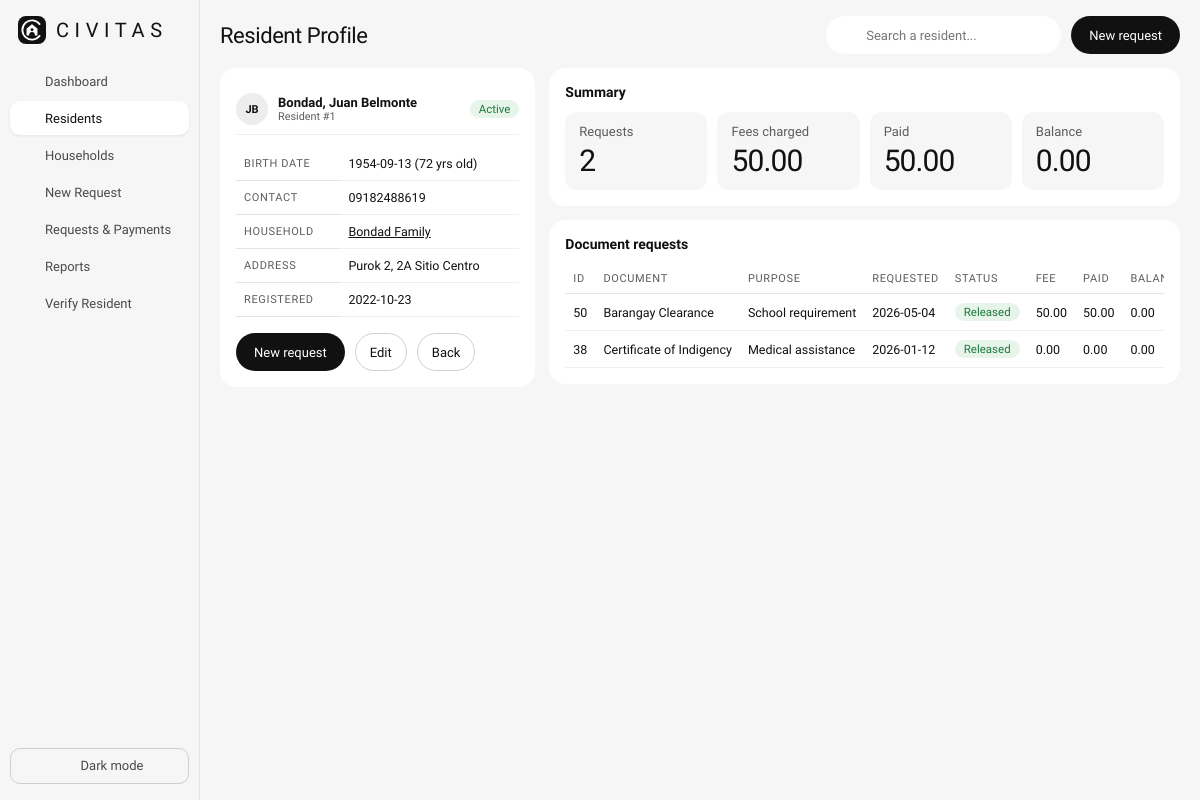
Page /resident.php?id=1 on the committed database.
### tables this page shows
CREATE TABLE `resident` (
  `resident_id` int(11) NOT NULL,
  `household_id` int(11) NOT NULL,
  `last_name` varchar(50) NOT NULL,
  `first_name` varchar(50) NOT NULL,
  `middle_name` varchar(50) NOT NULL DEFAULT '',
  `birth_date` date NOT NULL,
  `contact_number` varchar(20) DEFAULT NULL,
  `status` varchar(20) NOT NULL DEFAULT 'Active',
  `date_registered` date NOT NULL DEFAULT curdate()
);

CREATE TABLE `household` (
  `household_id` int(11) NOT NULL,
  `purok_id` int(11) NOT NULL,
  `household_name` varchar(100) NOT NULL,
  `house_number` varchar(20) NOT NULL,
  `street` varchar(100) NOT NULL
);

CREATE TABLE `purok` (
  `purok_id` int(11) NOT NULL,
  `barangay_id` int(11) NOT NULL,
  `purok_name` varchar(50) NOT NULL
);

CREATE TABLE `documentrequest` (
  `request_id` int(11) NOT NULL,
  `resident_id` int(11) NOT NULL,
  `doctype_id` int(11) NOT NULL,
  `purpose` varchar(150) NOT NULL,
  `fee_charged` decimal(10,2) NOT NULL,
  `request_date` date NOT NULL,
  `status` varchar(20) NOT NULL DEFAULT 'Pending',
  `release_date` date DEFAULT NULL
);

### web/db.php (called while the page is built, shortened)
<?php
function h($text)
{
    return htmlspecialchars((string) $text);
}

### web/resident.php (the view, shortened to what this page needs)
<?php
include "db.php";
$id = (int) ($_GET['id'] ?? 0);
$stmt = $conn->prepare("SELECT r.resident_id, r.last_name, r.first_name, r.middle_name, r.birth_date,
        r.contact_number, r.status, r.date_registered, h.household_id, h.household_name,
        h.house_number, h.street, p.purok_name
    FROM Resident r
    JOIN Household h ON h.household_id = r.household_id
    JOIN Purok p ON p.purok_id = h.purok_id
    WHERE r.resident_id = ?");
$stmt->bind_param("i", $id);
$stmt->execute();
$res = $stmt->get_result()->fetch_assoc();
$requests = [];
$totals = ['count' => 0, 'fees' => 0, 'paid' => 0, 'balance' => 0];
$age = null;
if ($res) {
    $age = (new DateTime($res['birth_date']))->diff(new DateTime('today'))->y;
    $stmt = $conn->prepare("SELECT request_id, type_name, purpose, status, request_date, release_date,
            fee_charged, total_paid, balance
        FROM vw_request_balances WHERE resident_id = ?
        ORDER BY request_date DESC, request_id DESC");
    $stmt->bind_param("i", $id);
    $stmt->execute();
    $requests = $stmt->get_result()->fetch_all(MYSQLI_ASSOC);
    foreach ($requests as $rq) {
        $totals['count']++;
        $totals['fees'] += $rq['fee_charged'];
        $totals['paid'] += $rq['total_paid'];
        $totals['balance'] += $rq['balance'];
    }
}
$title = $res ? "Resident Profile" : "Resident not found";
$active = "residents.php";
include "header.php";
?>
<?php if (!$res): ?>
    <div class="card">
        <h3>Resident not found</h3>
        <p class="sub">There is no resident with ID <?= (int) $id ?>.</p>
        <a class="btn" href="residents.php">Back to residents</a>
    </div>
<?php else: ?>
<div class="row">
    <div class="col" style="flex:1; min-width:290px">
        <div class="card">
            <div class="li" style="margin-bottom:12px">
                <span class="av"><?= h(mb_substr($res['first_name'], 0, 1) . mb_substr($res['last_name'], 0, 1)) ?></span>
                <div>
                    <b><?= h($res['last_name'] . ', ' . $res['first_name'] . ' ' . $res['middle_name']) ?></b>
                    <small>Resident #<?= (int) $res['resident_id'] ?></small>
                </div>
                <?= badge($res['status']) ?>
            </div>
            <table>
                <tr><th>Birth date</th><td><?= h($res['birth_date']) ?> (<?= (int) $age ?> yrs old)</td></tr>
                <tr><th>Contact</th><td><?= h($res['contact_number'] ?? '-') ?></td></tr>
                <tr><th>Household</th><td><a href="households.php?view=<?= (int) $res['household_id'] ?>" style="color:inherit; font-weight:500"><?= h($res['household_name']) ?></a></td></tr>
                <tr><th>Address</th><td><?= h($res['purok_name'] . ', ' . $res['house_number'] . ' ' . $res['street']) ?></td></tr>
                <tr><th>Registered</th><td><?= h($res['date_registered']) ?></td></tr>
            </table>
            <div style="display:flex; gap:10px; margin-top:16px">
                <a class="btn" href="request_new.php">New request</a>
                <a class="btn s" style="height:38px" href="residents.php?edit=<?= (int) $res['resident_id'] ?>">Edit</a>
                <a class="btn s" style="height:38px" href="residents.php">Back</a>
            </div>
        </div>
    </div>
    <div class="col" style="flex:2; min-width:440px">
        <div class="card">
            <h3>Summary</h3>
            <div class="g">
                <div class="stat"><span>Requests</span><b><?= $totals['count'] ?></b></div>
                <div class="stat"><span>Fees charged</span><b><?= number_format($totals['fees'], 2) ?></b></div>
                <div class="stat"><span>Paid</span><b><?= number_format($totals['paid'], 2) ?></b></div>
                <div class="stat"><span>Balance</span><b><?= number_format($totals['balance'], 2) ?></b></div>
            </div>
        </div>
        <div class="card">
            <h3>Document requests</h3>
            <?php if (count($requests) === 0): ?>
                <p class="sub">This resident has no document requests yet.</p>
            <?php else: ?>
                <div class="tw">
                    <table>
                        <tr>
                            <th>ID</th><th>Document</th><th>Purpose</th><th>Requested</th><th>Status</th>
                            <th>Fee</th><th>Paid</th><th>Balance</th><th>Payment</th>
                        </tr>
                        <?php foreach ($requests as $rq): ?>
                            <tr>
                                <td><?= (int) $rq['request_id'] ?></td>
                                <td><?= h($rq['type_name']) ?></td>
                                <td><?= h($rq['purpose']) ?></td>
                                <td><?= h($rq['request_date']) ?></td>
                                <td><?= badge($rq['status']) ?></td>
                                <td><?= number_format($rq['fee_charged'], 2) ?></td>
                                <td><?= number_format($rq['total_paid'], 2) ?></td>
                                <td><?= number_format($rq['balance'], 2) ?></td>
                            </tr>
                        <?php endforeach; ?>
                    </table>
                </div>
            <?php endif; ?>
        </div>
    </div>
</div>
<?php endif; ?>
<?php include "footer.php"; ?>

### web/header.php (shortened to what this page needs)
<?php
$icons = [
    'grid'   => '<rect width="7" height="7" x="3" y="3" rx="1"/><rect width="7" height="7" x="14" y="3" rx="1"/><rect width="7" height="7" x="14" y="14" rx="1"/><rect width="7" height="7" x="3" y="14" rx="1"/>',
    'users'  => '<path d="M16 21v-2a4 4 0 0 0-4-4H6a4 4 0 0 0-4 4v2"/><circle cx="9" cy="7" r="4"/><path d="M22 21v-2a4 4 0 0 0-3-3.87"/><path d="M16 3.13a4 4 0 0 1 0 7.75"/>',
    'plus'   => '<path d="M15 2H6a2 2 0 0 0-2 2v16a2 2 0 0 0 2 2h12a2 2 0 0 0 2-2V7Z"/><path d="M14 2v4a2 2 0 0 0 2 2h4"/><path d="M12 18v-6"/><path d="M9 15h6"/>',
    'wallet' => '<path d="M19 7V4a1 1 0 0 0-1-1H5a2 2 0 0 0 0 4h15a1 1 0 0 1 1 1v4h-3a2 2 0 0 0 0 4h3a1 1 0 0 0 1-1v-2a1 1 0 0 0-1-1"/><path d="M3 5v14a2 2 0 0 0 2 2h15a1 1 0 0 0 1-1v-4"/>',
    'bar'    => '<path d="M3 3v18h18"/><path d="M18 17V9"/><path d="M13 17V5"/><path d="M8 17v-3"/>',
    'check'  => '<path d="M3.85 8.62a4 4 0 0 1 4.78-4.77 4 4 0 0 1 6.74 0 4 4 0 0 1 4.78 4.78 4 4 0 0 1 0 6.74 4 4 0 0 1-4.77 4.78 4 4 0 0 1-6.75 0 4 4 0 0 1-4.78-4.77 4 4 0 0 1 0-6.76Z"/><path d="m9 12 2 2 4-4"/>',
    'search' => '<circle cx="11" cy="11" r="8"/><path d="m21 21-4.3-4.3"/>',
    'moon'   => '<path d="M12 3a6 6 0 0 0 9 9 9 9 0 1 1-9-9Z"/>',
    'sun'    => '<circle cx="12" cy="12" r="4"/><path d="M12 2v2"/><path d="M12 20v2"/><path d="m4.93 4.93 1.41 1.41"/><path d="m17.66 17.66 1.41 1.41"/><path d="M2 12h2"/><path d="M20 12h2"/><path d="m6.34 17.66-1.41 1.41"/><path d="m19.07 4.93-1.41 1.41"/>',
    'home'   => '<path d="M15 21v-8a1 1 0 0 0-1-1h-4a1 1 0 0 0-1 1v8"/><path d="M3 10a2 2 0 0 1 .709-1.528l7-5.999a2 2 0 0 1 2.582 0l7 5.999A2 2 0 0 1 21 10v9a2 2 0 0 1-2 2H5a2 2 0 0 1-2-2z"/>',
];
$menu = [
    'index.php'       => ['Dashboard', 'grid'],
    'residents.php'   => ['Residents', 'users'],
    'households.php'  => ['Households', 'home'],
    'request_new.php' => ['New Request', 'plus'],
    'requests.php'    => ['Requests & Payments', 'wallet'],
    'reports.php'     => ['Reports', 'bar'],
    'verify.php'      => ['Verify Resident', 'check'],
];
function icon($name)
{
    global $icons;
    return '<svg class="i" viewBox="0 0 24 24" aria-hidden="true">' . $icons[$name] . '</svg>';
}
function badge($status)
{
    $colors = [
        'Active'      => 'a',
        'Released'    => 'a',
        'Pending'     => 'p',
        'Inactive'    => 'p',
        'Processing'  => 'r',
        'Transferred' => 'r',
        'Deceased'    => 'x',
        'Paid'        => 'a',
        'Partial'     => 'p',
        'Unpaid'      => 'x',
        'No fee'      => 'r',
        'Verified'    => 'a',
        'Not verified' => 'x',
    ];
    $class = $colors[$status] ?? 'r';
    return '<span class="tag ' . $class . '">' . htmlspecialchars($status) . '</span>';
}
?>
<!doctype html>
<html lang="en">
<head>
    <link rel="stylesheet" href="css/style.css?v=<?= filemtime(__DIR__ . '/css/style.css') ?>">
</head>
<body>
<div class="app">
    <nav class="sb">
        <a class="logo" href="index.php">
            <img src="images/civitas-mark.svg" alt=""><span style="margin-right:-0.28em">Civitas</span>
        </a>
        <?php foreach ($menu as $file => [$label, $iconName]): ?>
            <a href="<?= $file ?>" class="<?= $active === $file ? 'on' : '' ?>">
                <?= icon($iconName) ?><?= htmlspecialchars($label) ?>
            </a>
        <?php endforeach; ?>
        <button class="theme" id="theme-toggle" type="button">
            <span class="to-dark" style="justify-content:center"><?= icon('moon') ?>Dark mode</span>
        </button>
    </nav>
    <main class="main">
        <div class="top">
            <h2><?= htmlspecialchars($title) ?></h2>
            <form class="sr" action="verify.php" method="get">
                <?= icon('search') ?>
                <input name="q" placeholder="Search a resident..." aria-label="Search a resident">
            </form>
            <a class="btn" href="request_new.php">New request</a>
        </div>

### web/footer.php (shortened to what this page needs)
</main>
</div>
</body>
</html>

### web/css/style.css (style rules this page uses)
:root { --shell: #f6f6f6; --card: #ffffff; --ink: #111111; --on-ink: #ffffff; --muted: #5c5c5c; --text-2: #4a4a4a; --label: #333333; --line: #e4e4e4; --line-soft: #f0f0f0; --chip: #ededed; --bar: #dadada; --field-bg: #ffffff; --field-border: #bdbdbd; --btn-border: #cfcfcf; --shadow: rgba(0, 0, 0, 0.08); --ok: #1e7a3c; --ok-bg: #e6f4ea; --warn: #9a5b00; --warn-bg: #fff1d6; --bad: #b3261e; --bad-bg: #fce8e6; --font: "Geist", system-ui, "Segoe UI", Arial, sans-serif; color-scheme: light; }
* { box-sizing: border-box; }
html, body { height: 100%; margin: 0; }
body { background: var(--shell); color: var(--ink); font-family: var(--font); font-size: 13px; font-variant-numeric: tabular-nums; }
.app { display: flex; min-height: 100vh; }
.sb { display: flex; flex-direction: column; position: sticky; top: 0; flex-shrink: 0; width: 200px; height: 100vh; padding: 16px 10px; overflow-y: auto; border-right: 1px solid var(--line); }
.main { flex: 1; min-width: 0; padding: 16px 20px; }
.top { display: flex; align-items: center; flex-wrap: wrap; gap: 10px; margin-bottom: 14px; }
.top h2 { flex: 1; margin: 0; font-size: 22px; font-weight: 500; letter-spacing: -0.02em; }
.row { display: flex; align-items: flex-start; flex-wrap: wrap; gap: 14px; }
.col { display: flex; flex-direction: column; gap: 14px; }
.sb .logo { display: flex; align-items: left; justify-content: left; gap: 10px; margin: 0 8px 20px; padding: 0; color: var(--ink); }
.logo img { height: 28px; }
.logo span { font-size: 20px; font-weight: 300; letter-spacing: 0.28em; margin-right: -0.28em; text-transform: uppercase; }
.sb a { display: flex; align-items: center; gap: 9px; margin-bottom: 3px; padding: 9px 10px; border-radius: 10px; color: var(--text-2); font-size: 13px; text-decoration: none; }
.sb a.on { background: var(--card); color: var(--ink); font-weight: 500; box-shadow: 0 1px 3px var(--shadow); }
svg.i { flex-shrink: 0; width: 16px; height: 16px; fill: none; stroke: currentColor; stroke-width: 1.6; stroke-linecap: round; stroke-linejoin: round; }
.sr { display: flex; align-items: center; gap: 8px; min-width: 220px; height: 38px; padding: 0 14px; border-radius: 99px; background: var(--card); color: var(--muted); }
.sr input { width: 100%; height: 34px; border: 0; outline: 0; background: transparent; color: var(--ink); font: inherit; }
.btn { display: inline-flex; align-items: center; height: 38px; padding: 0 18px; border: 0; border-radius: 99px; background: var(--ink); color: var(--on-ink); font: inherit; font-weight: 500; text-decoration: none; cursor: pointer; }
.btn.s { height: 32px; padding: 0 14px; border: 1px solid var(--btn-border); background: var(--card); color: var(--ink); }
.card { padding: 16px; border-radius: 16px; background: var(--card); }
.card h3 { margin: 0 0 12px; font-size: 14px; font-weight: 600; }
.g { display: grid; grid-template-columns: repeat(auto-fit, minmax(130px, 1fr)); gap: 10px; }
.stat { padding: 12px 14px; border-radius: 12px; background: var(--shell); }
.stat span { color: var(--muted); }
.stat b { display: block; margin-top: 4px; font-size: 30px; font-weight: 300; letter-spacing: -0.03em; }
.tw { overflow-x: auto; }
table { width: 100%; border-collapse: collapse; font-size: 12.5px; }
th { padding: 8px; border-bottom: 1px solid var(--line); color: var(--muted); font-size: 11px; font-weight: 500; letter-spacing: 0.06em; text-align: left; text-transform: uppercase; white-space: nowrap; }
td { padding: 9px 8px; border-bottom: 1px solid var(--line-soft); white-space: nowrap; }
.tag { display: inline-block; padding: 2px 9px; border-radius: 99px; font-size: 11.5px; font-weight: 500; }
.a { background: var(--ok-bg); color: var(--ok); }
.li { display: flex; align-items: center; gap: 10px; padding: 9px 0; border-bottom: 1px solid var(--line-soft); }
.li div { flex: 1; }
.li small { display: block; color: var(--muted); }
.av { display: flex; align-items: center; justify-content: center; width: 32px; height: 32px; border-radius: 50%; background: var(--chip); font-size: 11px; font-weight: 600; }
.theme { margin-top: auto; padding: 9px 10px; border: 1px solid var(--btn-border); border-radius: 10px; background: transparent; color: var(--text-2); font: inherit; cursor: pointer; }
.theme span { display: flex; text-align: left; align-items: left; justify-content: left; gap: 9px; }

### rows in the picture
resident: first_name+last_name "JB", last_name+first_name+middle_name "Bondad, Juan Belmonte", resident_id "1", status "Active", birth_date "1954-09-13", birth_date "72", contact_number "09182488619", household.household_name "Bondad Family", purok.purok_name "Purok 2, 2A Sitio Centro", date_registered "2022-10-23"
documentrequest: request_id "50", type_name "Barangay Clearance", purpose "School requirement", request_date "2026-05-04", status "Released", fee_charged "50.00", total_paid "50.00", balance "0.00"
documentrequest: request_id "38", type_name "Certificate of Indigency", purpose "Medical assistance", request_date "2026-01-12", status "Released", fee_charged "0.00", total_paid "0.00", balance "0.00"

### other values in the picture
$label "Dashboard"
$label "Residents"
$label "Households"
$label "New Request"
$label "Requests & Payments"
$label "Reports"
$label "Verify Resident"
$title "Resident Profile"
$totals['count'] "2"
$totals['fees'] "50.00"
$totals['paid'] "50.00"
$totals['balance'] "0.00"
